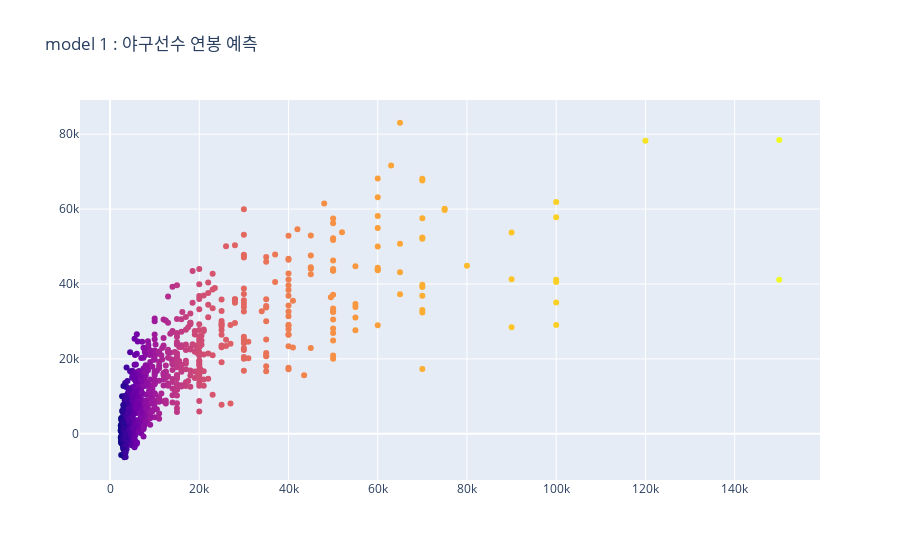

This figure's notebook cell:
### Code cell
model1()

### Figure 1 — Plotly figure (JSON) as saved in the notebook; plotly's stock layout.template omitted (floating-point values rounded to 4 significant figures; data arrays with more than 128 entries replaced by an {"elided": "..."} marker saying what was removed)
{"data": [{"marker": {"color": {"elided": "808 float values"}}, "mode": "markers", "type": "scatter", "x": {"elided": "808 int values"}, "y": {"elided": "808 float values"}}], "layout": {"title": {"text": "model 1 : 야구선수 연봉 예측"}}}
